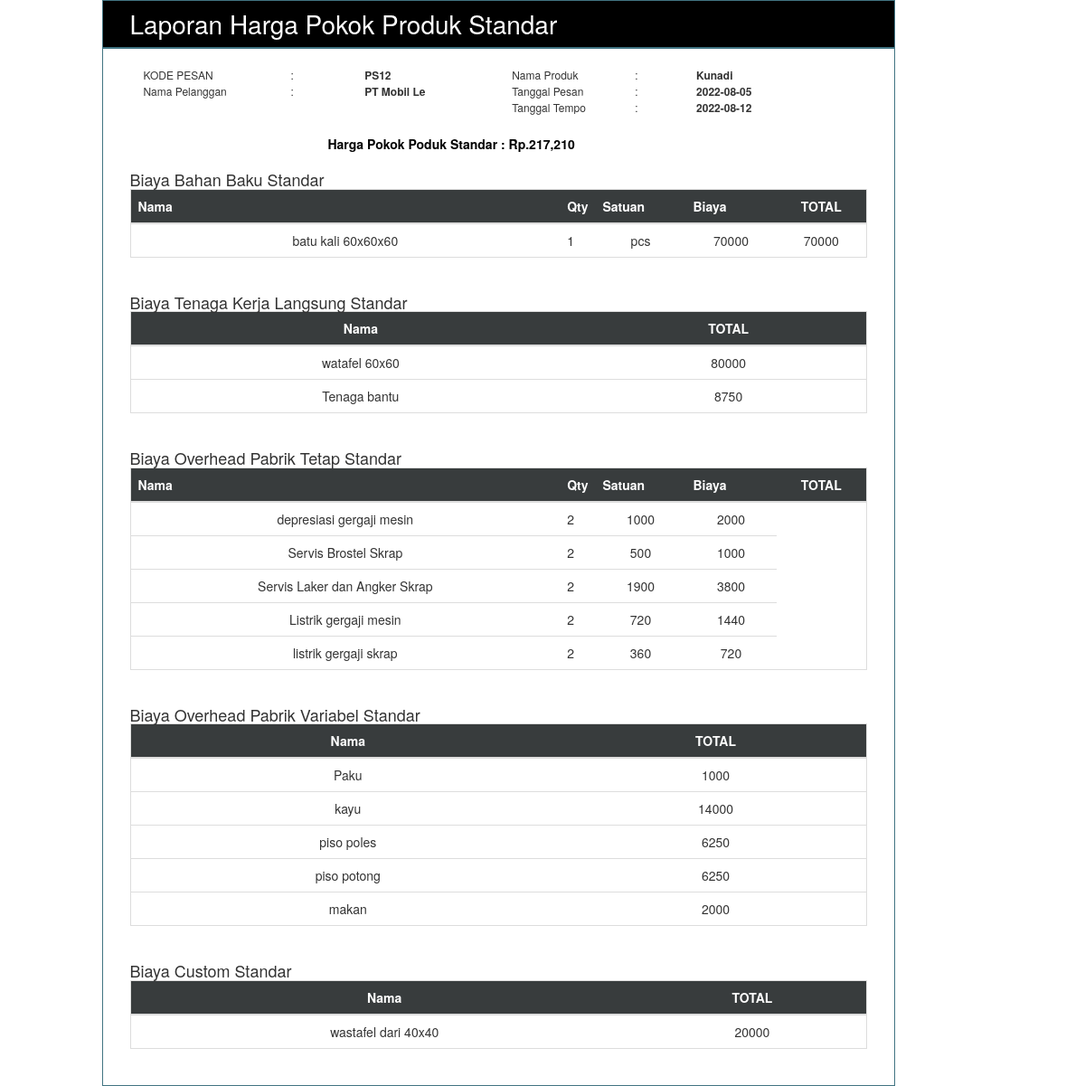
The app's page /design-hpp-standar.php?id=12 with its own data.
### tables this page shows
CREATE TABLE `pesanan` (
  `id` int(5) NOT NULL,
  `nama` char(30) NOT NULL,
  `id_pelanggan` varchar(200) NOT NULL,
  `id_kategoriproduk` int(11) NOT NULL,
  `panjang` int(11) NOT NULL,
  `lebar` int(11) NOT NULL,
  `tinggi` int(11) NOT NULL,
  `tgl_pesanan` date NOT NULL,
  `tgl_jatuhtempo` date NOT NULL,
  `laba` float NOT NULL DEFAULT 0
);

CREATE TABLE `pelanggan` (
  `id_pelanggan` int(11) NOT NULL,
  `nama_pelanggan` varchar(250) NOT NULL,
  `alamat_pelanggan` text NOT NULL,
  `phone_pelanggan` varchar(20) NOT NULL,
  `email_pelanggan` text NOT NULL
);

### design-hpp-standar.php (the view, shortened to what this page needs)
<!DOCTYPE html>
<html>
<head>
    <link href="css/design-report.css" rel="stylesheet">
<link rel="stylesheet" type="text/css" href="https://maxcdn.bootstrapcdn.com/bootstrap/3.3.7/css/bootstrap.min.css">
</head>
<body>
        <?php
        include 'koneksi1.php';
    ?>
<div class="container">
<div class="row">
<div class="col-md-9 col-md-offset-1 col-sm-8 col-sm-offset-2 col-xs-12 brandSection">
<div class="row">
<div class="col-md-12 col-sm-12 header">
<div class="col-md-12 col-sm-12 headerLeft">
<h1>Laporan Harga Pokok Produk Standar</h1>
</div>
</div>
<div class="col-md-12 col-sm-12 content">
    <div class="isijudul1" >
    <row class="col-md-12 col-sm-12">
    <div class="col-md-2 col-sm-1" style="float: left; width: 20%"><p>KODE PESAN</p></div>
    <div class="col-md-1 col-sm-1" style="float: left; width: 10%""><p>:</p></div>
    <div class="col-md-3 col-sm-1" style="float: left; width: 20%""><p><strong> <?php
    $sql = 'SELECT pesanan.*,COALESCE(sum(hs.total),0)+((COALESCE(sum(hs.total),0)*pesanan.laba)/100) as harga_jual,pelanggan.nama_pelanggan as pelanggan,COALESCE(sum(hs.total),0) as totalhpps
                            FROM pesanan
                            join pelanggan on pesanan.id_pelanggan = pelanggan.id_pelanggan
                            left join hpp_standart hs on hs.id_pesanan = pesanan.id where pesanan.id= '.$_GET['id'].' group by pesanan.id';
                          $query = mysqli_query($koneksi, $sql);
                             while ($row = mysqli_fetch_array($query))
                                {echo 'PS'.$row['id'];?>
            </strong></p></div>
    <div class="col-md-2 col-sm-1" style="float: left"><p>Nama Produk</p></div>
     <div class="col-md-1 col-sm-1" style="float: left"><p>:</p></div>
     <div class="col-md-3 col-sm-1" style="float: left"><p><strong> <?php
                                echo $row['nama'];?>
            </strong></p></div>
    </row>
    </div>
    <div class="isijudul2" >
        <row class="col-md-12 col-sm-12">
     <div class="col-md-2 col-sm-1" style="float: left; width: 20%""><p>Nama Pelanggan</p></div>
     <div class="col-md-1 col-sm-1" style="float: left; width: 10%""><p>:</p></div>
    <div class="col-md-3 col-sm-1" style="float: left; width: 20%""><p><strong> <?php
                                echo $row['pelanggan'];?>
            </strong></p></div>
     <div class="col-md-2 col-sm-1" style="float: left"><p>Tanggal Pesan</p></div>
     <div class="col-md-1 col-sm-1" style="float: left"><p>:</p></div>
    <div class="col-md-3 col-sm-1" style="float: left"><p><strong> <?php
                                echo $row['tgl_pesanan'];?>
            </strong></p></div>
        </row>
    </div>
    <div class="isijudul2" >
        <row class="col-md-12 col-sm-12" >
        <div class="col-md-2 col-sm-1" style="float: left; width: 20%"><p></p></div>
        <div class="col-md-1 col-sm-1" style="float: left; width: 10%""><p></p></div>
        <div class="col-md-3 col-sm-1" style="float: left; width: 20%"><p><strong></strong></p></div>
        <div class="col-md-2 col-sm-1" style="float: left"><p>Tanggal Tempo</p></div>
     <div class="col-md-1 col-sm-1" style="float: left"><p>:</p></div>
    <div class="col-md-3 col-sm-1" style="float: left"><p><strong> <?php
                                echo $row['tgl_jatuhtempo'];?>
                </strong></p></div>
        </row>
    </div>
    <div class="isijudul2" >
        <div class="col-md-2 col-sm-1" style="float: left"><p></p></div>
        <div class="col-md-1 col-sm-1" style="float: left"><p></p></div>
        <div class="col-md-3 col-sm-1" style="float: left"><p><strong></strong></p></div>
        <row class="col-md-12 col-sm-12" >
                <div class="col-md-3 col-sm-1 "></div>
                <div class="col-md-6 col-sm-6"><br><strong><span style="font-size: 14px; color: black;">Harga Pokok Poduk Standar :
                    <?php echo 'Rp.'.number_format($row['totalhpps']);?>
                        </span></strong>
                <?php } ?>
                </div>
        </row>
    </div>
<div class="col-md-12 col-sm-12 tableSection">
    <br>
    <h1>Biaya Bahan Baku Standar </h1>
<table class="table text-center">
<thead>
<?php
    $sqlbbs = 'select * from ( SELECT p.nama_bb_standar,p.satuan_bb_standar,p.harga_bb_standar,"Bahan Baku" as kategori,hs.qty,hs.total FROM hpp_standart hs
                                join biaya_bahan_baku_standar p on p.id_bb_standar = hs.id_rincian
                                join pesanan ps on ps.id = hs.id_pesanan
                                where hs.kategori = 1 and ps.id= '.$_GET['id'].' ) hasil -- group by kategori asc';
                          $querybbs = mysqli_query($koneksi, $sqlbbs);
                             while ($rowbb = mysqli_fetch_array($querybbs))
                                {?>
<tr class="tableHead">
<th >Nama</th>
<th style="width:30px;">Qty</th>
<th style="width:100px;">Satuan</th>
<th style="width:100px;">Biaya</th>
<th style="width:100px;text-align:center;">TOTAL</th>
</tr>
</thead>
<tbody>
<tr>
<tr>
    <td><?php echo $rowbb['nama_bb_standar'];?></td>
    <td><?php echo $rowbb['qty'];?></td>
    <td><?php echo $rowbb['satuan_bb_standar'];?></td>
    <td><?php echo $rowbb['harga_bb_standar'];?></td>
    <td><?php echo $rowbb['total'];?></td>
</tr>
<?php } ?>
</tbody>
</table>
</div>
<div class="col-md-12 col-sm-12 tableSection">
    <br>
    <h1>Biaya Tenaga Kerja Langsung Standar</h1>
<table class="table text-center">
<thead>
<?php
    $sqlbtkls = 'select * from (
                                SELECT p.nama_btkl_standar,p.type_btkl_standar,p.upah_btkl_standar,"Pekerja" as kategori,hs.qty,hs.total FROM hpp_standart hs
                                join biaya_tenaga_kerja_langsung_standar p on p.id_btkl_standar = hs.id_rincian
                                join pesanan ps on ps.id = hs.id_pesanan
                                where hs.kategori = 2 and ps.id= '.$_GET['id'].' ) hasil -- group by kategori asc';
                          $querybtkls = mysqli_query($koneksi, $sqlbtkls);
                             ?>
<tr class="tableHead">
<th style="text-align:center;">Nama</th>
<th style="text-align:center;">TOTAL</th>
</tr>
</thead>
<tbody>
<tr>
    <?php while ($rowbtkls = mysqli_fetch_array($querybtkls))
                                {?>
    <td><?php echo $rowbtkls['nama_btkl_standar'];?></td>
    <td style="text-align:center;"><?php echo $rowbtkls['total'];?></td>
</tr>
<?php } ?>
</tbody>
</table>
</div>
<div class="col-md-12 col-sm-12 tableSection">
    <br>
    <h1>Biaya Overhead Pabrik Tetap Standar</h1>
<table class="table text-center">
<thead>
<tr class="tableHead">
<th >Nama</th>
<th style="width:30px;">Qty</th>
<th style="width:100px;">Satuan</th>
<th style="width:100px;">Biaya</th>
<th style="width:100px;text-align:center;">TOTAL</th>
</tr>
</thead>
<tbody>
<tr>
<tr>
    <?php
    $sqlbopvs = 'select * from ( SELECT p.nama_tetap_standar,p.harga_tetap_standar,"Overhead Tetap" as kategori,hs.qty,hs.harga,hs.total FROM hpp_standart hs
                                join bop_tetap_standar p on p.id_tetap_standar = hs.id_rincian
                                join pesanan ps on ps.id = hs.id_pesanan
                                where hs.kategori = 3 and ps.id = '.$_GET['id'].' ) hasil -- group by kategori asc';
                          $querybopvs = mysqli_query($koneksi, $sqlbopvs);
                             while ($rowbopvs = mysqli_fetch_array($querybopvs))
                                {?>
    <td><?php echo $rowbopvs['nama_tetap_standar'];?></td>
    <td><?php echo $rowbopvs['qty'];?></td>
    <td><?php echo $rowbopvs['harga_tetap_standar'];?></td>
    <td><?php echo $rowbopvs['total'];?></td>
</tr>
<?php } ?>
</tbody>
</table>
</div>
<div class="col-md-12 col-sm-12 tableSection">
    <br>
    <h1>Biaya Overhead Pabrik Variabel Standar</h1>
<table class="table text-center">
<thead>
<?php
    $sqlbopt = 'select * from (
                                SELECT p.nama_variabel_standar,hs.total FROM hpp_standart hs
                                join bop_variabel_standar p on p.id_variabel_standar = hs.id_rincian
                                join pesanan ps on ps.id = hs.id_pesanan
                                where hs.kategori = 4 and ps.id= '.$_GET['id'].' ) hasil -- group by kategori asc';
                          $querybopt = mysqli_query($koneksi, $sqlbopt);
                             ?>
<tr class="tableHead">
<th style="text-align:center;">Nama</th>
<th style="text-align:center;">TOTAL</th>
</tr>
</thead>
<tbody>
<tr>
    <?php while ($rowbopt = mysqli_fetch_array($querybopt))
                                {?>
    <td><?php echo $rowbopt['nama_variabel_standar'];?></td>
    <td style="text-align:center;"><?php echo $rowbopt['total'];?></td>
</tr>
<?php } ?>
</tbody>
</table>
</div>
    <div class="col-md-12 col-sm-12 tableSection">
                    <br>
    <h1>Biaya Custom Standar</h1>
    <table class="table text-center">
    <thead>
    <?php
        $totalcustomstandart = 0;
        $sqlbopt = 'select * from (
                                    SELECT p.nama_custom_standar,hs.total FROM hpp_standart hs
                                    join custom_standar p on p.id_custom_standar = hs.id_rincian
                                    join pesanan ps on ps.id = hs.id_pesanan
                                    where hs.kategori = 5 and ps.id='.$_GET['id'].') hasil -- group by kategori asc';
                              $querybopt = mysqli_query($koneksi, $sqlbopt);
                                 ?>
    <tr class="tableHead">
    <th style="text-align:center;">Nama</th>
    <th style="text-align:center;">TOTAL</th>
    </tr>
    </thead>
    <tbody>
    <?php while ($rowbopt = mysqli_fetch_array($querybopt))
                                    {?>
        <td><?php echo $rowbopt['nama_custom_standar'];?></td>
        <td style="text-align:center;"><?php echo $rowbopt['total'];?></td>
    <?php $totalcustomstandart = $totalcustomstandart + $rowbopt['total'];} ?>
    </tbody>
    </table>
    </div>
</div>
</div>
</div>
</div>
</div>
</body>
</html>

### css/design-report.css (style rules this page uses)
body { background-color: #F6F6F6; }
.brandSection { background-color: #000000; border:1px solid #417482; }
.headerLeft h1 { color:#fff; margin: 0px; font-size:28px; }
.header { border-bottom: 2px solid #417482; padding: 10px; }
.content { background-color: #fff; padding:20px; }
.content h1 { font-size:22px; margin:0px; }
.content p { margin: 0px; font-size: 12px; }
.content span { font-size: 11px; color:#F2635F; }
.tableSection { background-color: #fff; }
.tableSection h1 { font-size:18px; margin:0px; }
th { background-color: #383C3D; color:#fff; }
.table { padding-bottom: 10px; margin:0px; border:1px solid #DDDDDD; }
td:nth-child(2) { text-align: left; }
td { height: 100%; }

### records on screen
pesanan: id "12", nama "Kunadi", id_pelanggan.nama_pelanggan "PT Mobil Le", tgl_pesanan "2022-08-05", tgl_jatuhtempo "2022-08-12", totalhpps "217,210"

### other values on screen
$rowbb['nama_bb_standar'] "batu kali 60x60x60"
$rowbb['qty'] "1"
$rowbb['satuan_bb_standar'] "pcs"
$rowbb['harga_bb_standar'] "70000"
$rowbb['total'] "70000"
$rowbtkls['nama_btkl_standar'] "watafel 60x60"
$rowbtkls['total'] "80000"
$rowbtkls['nama_btkl_standar'] "Tenaga bantu"
$rowbtkls['total'] "8750"
$rowbopvs['nama_tetap_standar'] "depresiasi gergaji mesin"
$rowbopvs['qty'] "2"
$rowbopvs['harga_tetap_standar'] "1000"
$rowbopvs['total'] "2000"
$rowbopvs['nama_tetap_standar'] "Servis Brostel Skrap"
$rowbopvs['harga_tetap_standar'] "500"
